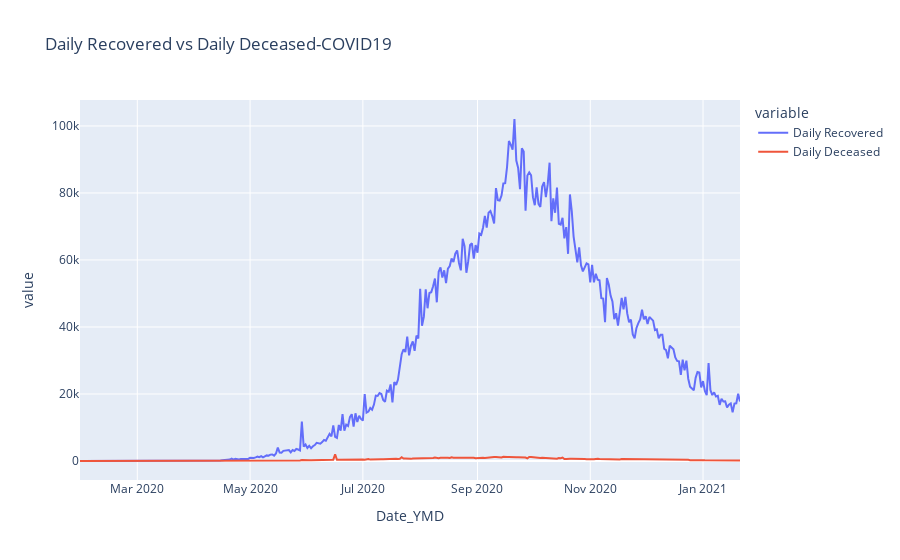

Here is the notebook cell this chart was saved with:
### Code cell
fig=px.line(df1,x='Date_YMD', y=['Daily Recovered','Daily Deceased'], hover_name='Date_YMD',title='Daily Recovered vs Daily Deceased-COVID19')
fig.show()

### Figure 1 — Plotly figure (JSON) as saved in the notebook; plotly's stock layout.template omitted (floating-point values rounded to 4 significant figures; data arrays with more than 128 entries replaced by an {"elided": "..."} marker saying what was removed)
{"data": [{"hovertemplate": "<b>%{hovertext}</b><br><br>variable=Daily Recovered<br>Date_YMD=%{x}<br>value=%{y}<extra></extra>", "hovertext": {"elided": "358 str values"}, "legendgroup": "Daily Recovered", "line": {"color": "#636efa", "dash": "solid"}, "mode": "lines", "name": "Daily Recovered", "orientation": "v", "showlegend": true, "type": "scatter", "x": {"elided": "358 str values"}, "xaxis": "x", "y": {"elided": "358 int values"}, "yaxis": "y"}, {"hovertemplate": "<b>%{hovertext}</b><br><br>variable=Daily Deceased<br>Date_YMD=%{x}<br>value=%{y}<extra></extra>", "hovertext": {"elided": "358 str values"}, "legendgroup": "Daily Deceased", "line": {"color": "#EF553B", "dash": "solid"}, "mode": "lines", "name": "Daily Deceased", "orientation": "v", "showlegend": true, "type": "scatter", "x": {"elided": "358 str values"}, "xaxis": "x", "y": {"elided": "358 int values"}, "yaxis": "y"}], "layout": {"legend": {"title": {"text": "variable"}, "tracegroupgap": 0}, "title": {"text": "Daily Recovered vs Daily Deceased-COVID19"}, "xaxis": {"anchor": "y", "domain": [0, 1], "title": {"text": "Date_YMD"}}, "yaxis": {"anchor": "x", "domain": [0, 1], "title": {"text": "value"}}}}
